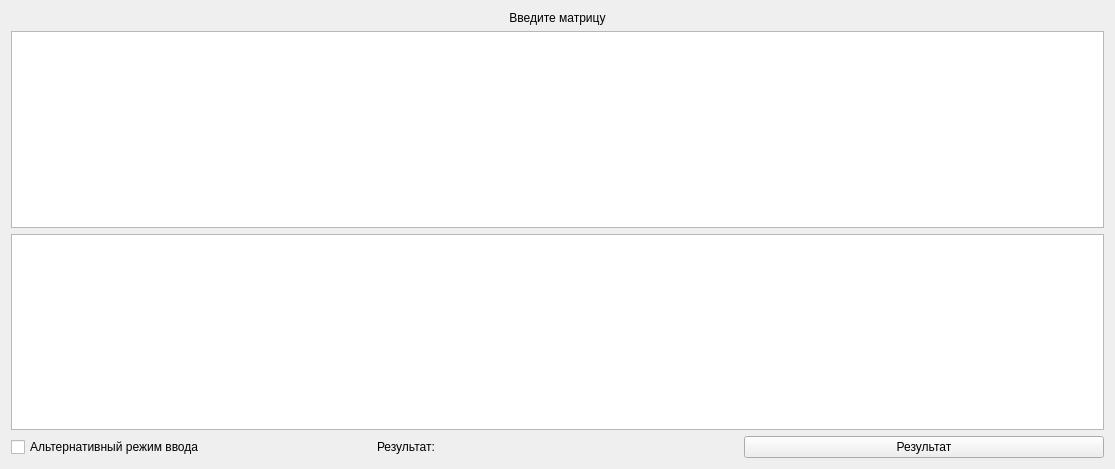
<?xml version="1.0" encoding="UTF-8"?>
<ui version="4.0">
 <class>MatrixWidget</class>
 <widget class="QWidget" name="MatrixWidget">
  <property name="geometry">
   <rect>
    <x>0</x>
    <y>0</y>
    <width>1115</width>
    <height>469</height>
   </rect>
  </property>
  <property name="windowTitle">
   <string>Form</string>
  </property>
  <layout class="QHBoxLayout" name="horizontalLayout_3">
   <item>
    <layout class="QGridLayout" name="gridLayout">
     <item row="0" column="0">
      <widget class="QLabel" name="enterMatrixLabel">
       <property name="text">
        <string>Введите матрицу</string>
       </property>
       <property name="alignment">
        <set>Qt::AlignCenter</set>
       </property>
      </widget>
     </item>
     <item row="1" column="0">
      <widget class="QTableWidget" name="tableMatrixWidget"/>
     </item>
     <item row="3" column="0">
      <layout class="QHBoxLayout" name="horizontalLayout_2">
       <item>
        <widget class="QCheckBox" name="modeCheckBox">
         <property name="text">
          <string>Альтернативный режим ввода</string>
         </property>
        </widget>
       </item>
       <item>
        <widget class="QLabel" name="resultLabel">
         <property name="text">
          <string>Результат: </string>
         </property>
        </widget>
       </item>
       <item>
        <widget class="QPushButton" name="getResultButton">
         <property name="text">
          <string>Результат</string>
         </property>
        </widget>
       </item>
      </layout>
     </item>
     <item row="2" column="0">
      <widget class="QPlainTextEdit" name="MatrixPlainEdit"/>
     </item>
    </layout>
   </item>
  </layout>
 </widget>
 <resources/>
 <connections/>
</ui>
